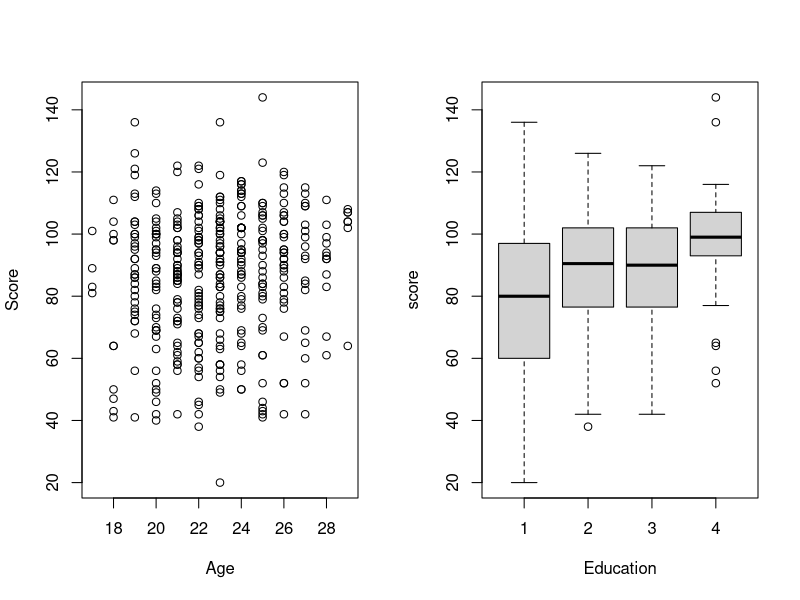
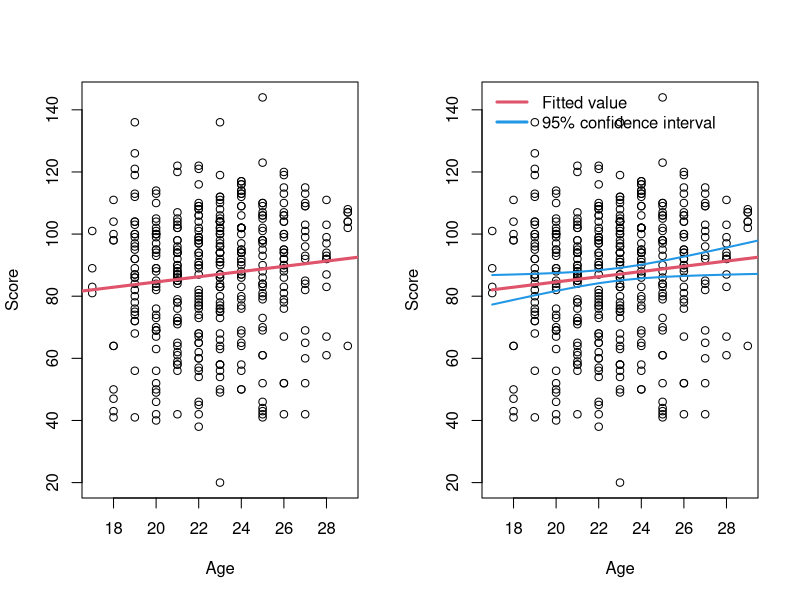
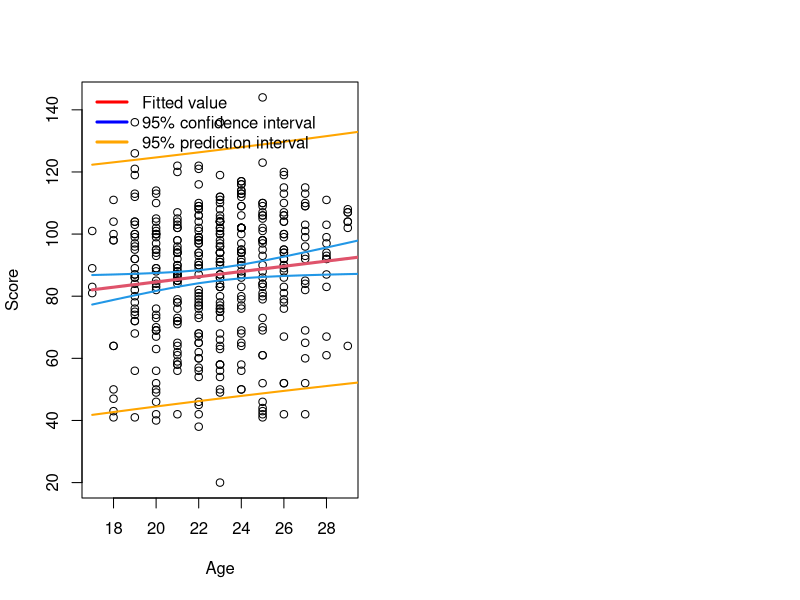
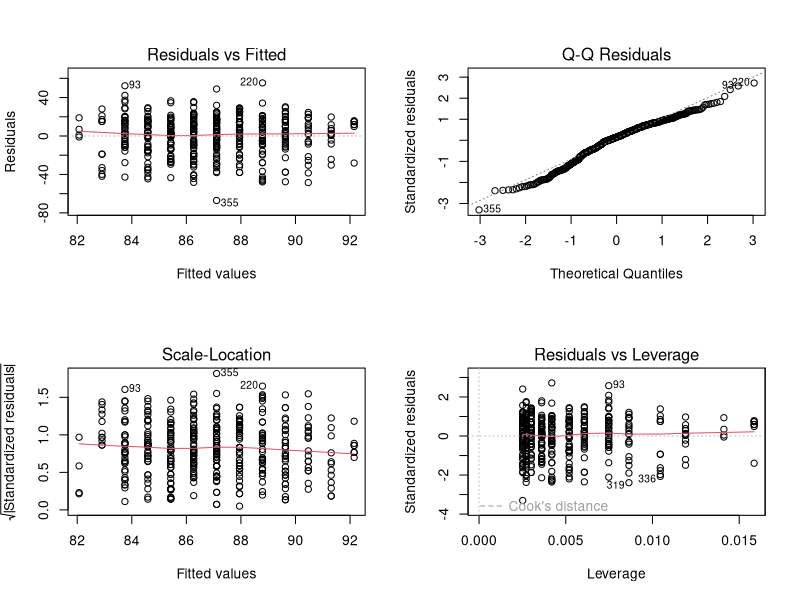
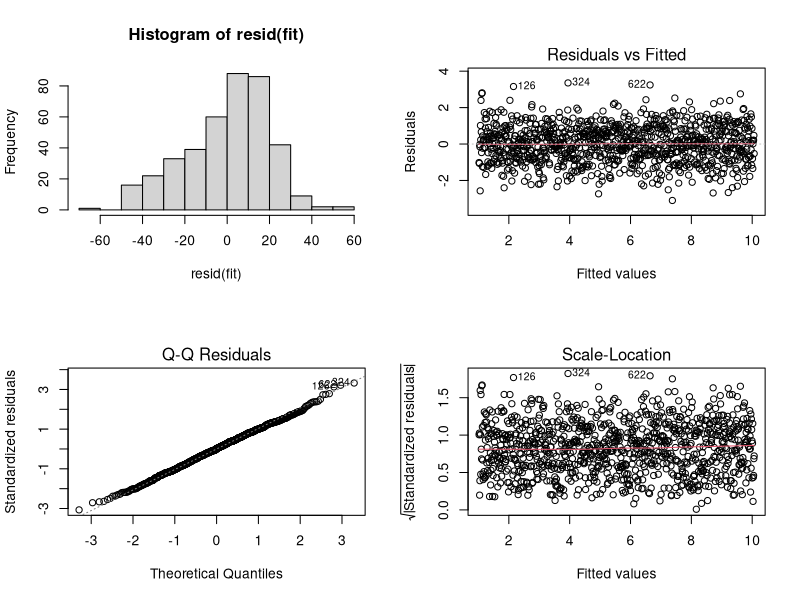
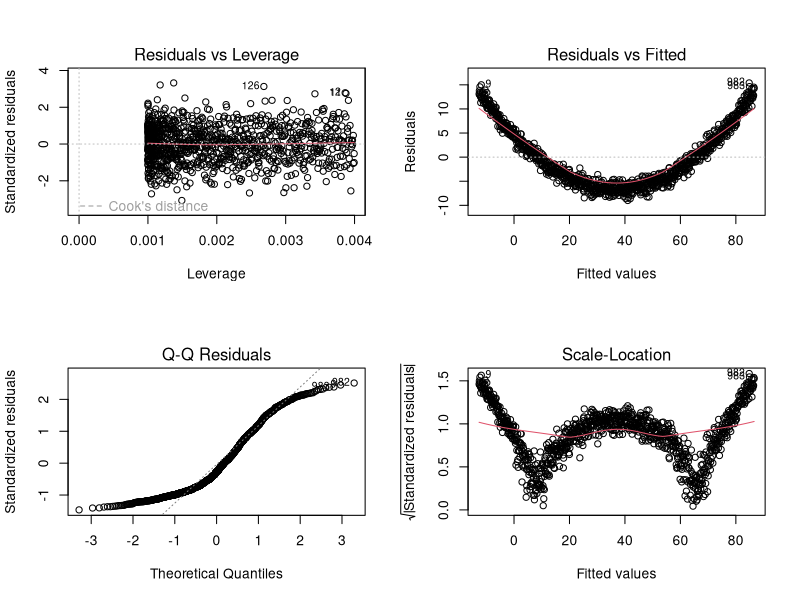
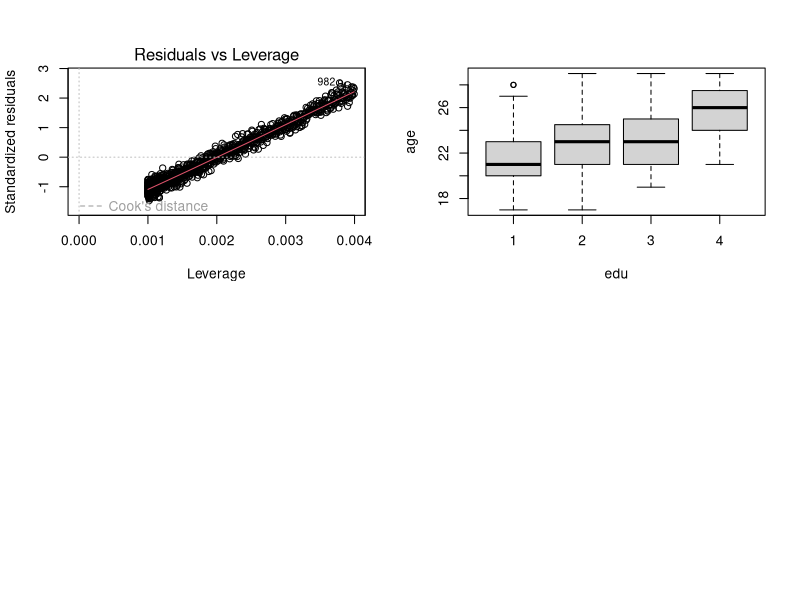
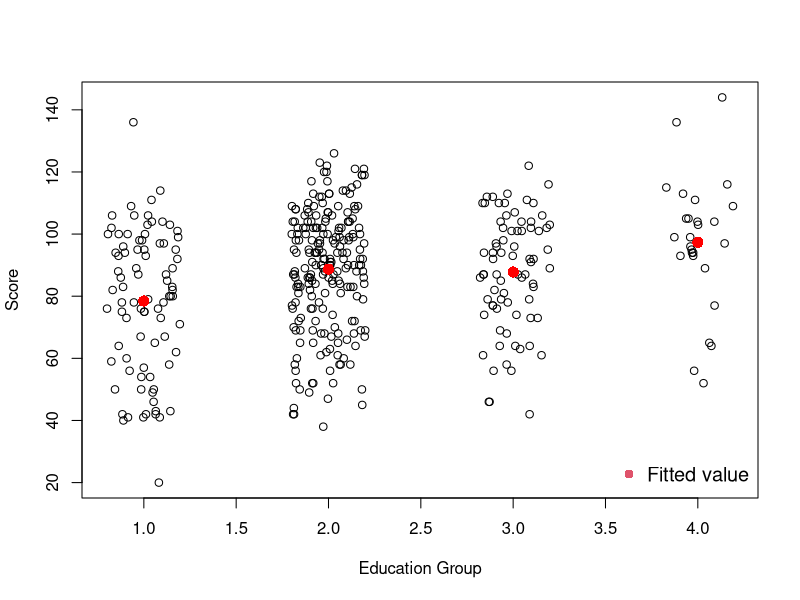

Source code (R) for these figures, in order: (Note: this script raises an error after producing the figures.)
####################################
## Code for LMR review
## BIOS 526
#####################################

# Datasets used in lectures and assignments are on Canvas/Data


dat = read.csv ("Data/testscore.csv")

# Examine structure of dataset:
str(dat)
summary(dat)

# Exploratory plots:
#set-up plot to have 1 row and two colums:
par (mfrow =c(1,2))

# basic scatterplot:
plot (score~age, data = dat, xlab="Age",ylab="Score")

#boxplot also uses formula notation:
boxplot (score~edu, xlab = "Education", data = dat)


#Slide: "OLS calculations in R"
# Regression "by hand":
X = cbind (1, dat$age)
Y = dat$score
dim (X); dim (Y)

# Matrix multiplication: %*%
# Transpose: t(X)
# note that solve() in R computes the inverse:
invXtX = solve(t(X)%*%X)
(beta = invXtX %*% t(X) %*% Y)
# including parentheses is a trick to print the output

plot (score~age, data = dat, xlab="Age",ylab="Score")
abline (coef=beta, lwd = 3, col = 2)

# Slide: "lm() and Residual Error"
# Regression by R:
fit = lm (score~age, data = dat)
summary(fit)



# Estimate coefficients:
invXtX = solve(t(X)%*%X)
beta = invXtX %*% t(X) %*% Y
# Estimate covariance matrix of beta0 and beta1:
sigmahat = sum((Y - X%*%beta)^2) / (length(Y)-2)
V = sigmahat*invXtX




# This is equivalent:
Va = vcov (fit)
# confirm equivalent:
all(Va==V) # false due to machine precision
sum(abs(Va - V)) # differences negligible

# Create a design matrix for ages 17:30:
X = cbind(1, 17:30)
#note how R "recycles" 1 to be length 14

Est = X %*% beta
SE = sqrt( diag(X%*%V%*%t(X)) )
Upper95 = Est + 1.96*SE
Lower95 = Est - 1.96*SE
Upper95 = Est + qt(0.975,df=398)*SE
Lower95 = Est + qt(0.025,df=398)*SE


qt(0.975,df=10)
qt(0.975,df=100)
qt(0.975,df=398)
qt(0.975,df=1000)
qnorm(0.975)

# Print 
cbind(Est, Lower95, Upper95)[1:3,]

# Method 2:
ConfInt = predict (fit, newdata = data.frame(age=17:30), interval="conf")
ConfInt[1:3,]


# "Confidence Interval for the Estimate of the Mean"
plot (score~age, data = dat, xlab="Age",ylab="Score")
lines (Est~c(17:30), col = 2, lwd =3)
lines (Upper95~c(17:30), col = 4, lwd = 2)
lines (Lower95~c(17:30), col = 4, lwd = 2)
legend ("topleft", legend = c("Fitted value", "95% confidence interval"), col = c(2,4), bty="n", lwd=3)
mean(dat$age)



#  "Prediction Interval for New Observation, iii"
PredInt = predict (fit, newdata = data.frame(age=17:30), interval="pred")

plot (score~age, data = dat, xlab="Age",ylab="Score")
lines (Est~c(17:30), col = 2, lwd =3)
lines (ConfInt[,2]~c(17:30), col = 4, lwd = 2)
lines (ConfInt[,3]~c(17:30), col = 4, lwd = 2)
lines (PredInt[,2]~c(17:30), col = "orange", lwd = 2)
lines (PredInt[,3]~c(17:30), col = "orange", lwd = 2)
legend ("topleft", legend = c("Fitted value", "95% confidence interval", "95% prediction interval"),  col = c("red", "blue", "orange"), bty="n", lwd=3)


# "Model Diagnostics"
par(mfrow=c(2,2))
plot(fit)
hist(resid(fit))


###################################
# Extra not in slides: 
# See quiz 1 questions
set.seed(123)
a = seq(1,10,length=1000)
b = a+2*a*rnorm(1000)
  

# homoscedasticity:
b = a+rnorm(1000)
model0 = lm(b~a)
summary(model0)
plot(model0)

# non-linearity:
b = a^2+rnorm(1000)
model0 = lm(b~a)
summary(model0)
plot(model0)



# Which assumption is violated?
##################################




# "Confounding, i" slide:
boxplot(age~edu,data=dat)

# "Average score by maternal education, i"
# Indicators for Education

# Create dummy variables manually:
E1 = as.numeric(dat$edu == 1)
E2 = as.numeric(dat$edu == 2)
E3 = as.numeric(dat$edu == 3)
E4 = as.numeric(dat$edu == 4)
fit = lm (dat$score ~ E1 + E2 + E3 + E4 - 1)
summary (fit)
tapply(dat$score,INDEX = dat$edu,FUN = mean)



# "Average score by Maternal Education, ii"
dev.off()
plot (score~jitter(edu), data = dat, xlab="Education Group",ylab="Score")
points (coef(fit)~c(1,2,3,4), col = 'red', cex=1.5, pch=16, type = "p")
legend ("bottomright", legend=c("Fitted value"), pch=16, col = 2, cex=1.2, bty="n")






# 'Difference in Average Score w.r.t Edu=1'
# By default, R codes the alpha-sorted level as the reference level:

dat$FactorEdu = factor(dat$edu) #
fit = lm(score~FactorEdu,data=dat)
summary(fit)

# Equivalently:
fit2 = lm (dat$score ~ E2 + E3 + E4 )
summary (fit2)


#  'Adjusting for confounding, ii'
fit = lm (score ~ FactorEdu+age,data=dat)
summary(fit)
# age no longer significant


## Example using Anova to conduct F-tests:
car::Anova(fit)
## compare to anova lower-case:
anova(fit)
## anova lower-case is a sequential test,
# and thus sensitive to ordering:
anova(lm (score ~ age+FactorEdu,data=dat))
Anova((lm (score ~ age+FactorEdu,data=dat)))
Anova((lm (score ~ FactorEdu+age,data=dat)))


# create plots of age for each education category
par (mfrow = c(2,2))
plot (score~age, data = subset (dat, edu == 1) , ylim = c(20, 160), main = "Edu = 1" )
lines( predict(fit,newdata=data.frame(age=17:30,FactorEdu='1'))~c(17:30), col = 2, lwd = 2)

plot (score~age, data = subset (dat, edu == 2) , ylim = c(20, 160), main = "Edu = 2"  )
lines( predict(fit,newdata=data.frame(age=17:30,FactorEdu='2'))~c(17:30), col = 2, lwd = 2)

plot (score~age, data = subset (dat, edu == 3) , ylim = c(20, 160), main = "Edu = 3" )
lines( predict(fit,newdata=data.frame(age=17:30,FactorEdu='3'))~c(17:30), col = 2, lwd = 2)

plot (score~age, data = subset (dat, edu == 4) , ylim = c(20, 160), main = "Edu = 4"  )
lines( predict(fit,newdata=data.frame(age=17:30,FactorEdu='4'))~c(17:30), col = 2, lwd = 2)


# "Variance Inflation Factors"
library(car)
vif(fit)

temp = vif(fit)

temp[,3]^2

temp[,3]^2<5

# these look fine -- we know age and factor edu are dependent, but 
# it is sufficiently small, i.e. multicollinearity is not a big issue.
# a very rough rule of thumb: is the vif > 5, or here, (gvif^(1/2/df))^2 > 5? if so,
# you may want to consider dropping one of the variables. You can tolerate
# more vif if you have a larger sample size, since the decrease in se due to 
# large n can help offset the increase due to multicollinearity

# This is in the quiz:
n=20 
n=10000
a = rnorm(n) # defaults to standard normal, i.e., variance = 1
b = 0.1*rnorm(n)+a


d = a - b + rnorm(n) # \epsilon_i \sim n(0,1)
# true slopes are 1 and -1
e = lm(d~a+b)
summary(e)
vif(e)
1/(1-cor(a,b)^2)
1/(1-summary(lm(a~b))$r.squared)

###########################



### Effect Modification: examining interactions
fit = lm (score~FactorEdu*age, data = dat)
summary(fit)


vif(fit)
# some evidence that slopes change
# some issues with variance inflation. This generally happens
# with interaction effects and can make testing them challenging,
# as it implies reduced statistical power. 



library(emmeans)
#pdf(file='~/Dropbox/EmoryCourses/BIOS_526/Materials_BRisk_2020/M1-MLR/Emtrendsplot.pdf')
emmip(fit, FactorEdu ~ age, cov.reduce = range,CIs = TRUE)
#dev.off()

emmip(fit, FactorEdu ~ age, at = list(age=0),CIs = TRUE)

emmip(fit, FactorEdu ~ age, at = list(age=c(0,30)),CIs = TRUE)


# means:
emmip(fit, FactorEdu ~ age, CIs = TRUE)

# examine the CI at age = 0:
emmip(fit, FactorEdu ~ age, at = list(age=c(0,22.79,30)),CIs = TRUE)


#The average score for a child whose mother is age 22.8 and whose education level is # 2 is 11.8 points higher than a child whose mother is age 22.8 with education level 1. 



par (mfrow = c(2,2))
plot (score~age, data = subset (dat, edu == 1) , ylim = c(20, 160), main = "Edu = 1" )
lines( predict(fit,newdata=data.frame(age=17:30,FactorEdu='1'))~c(17:30), col = 2, lwd = 2)

plot (score~age, data = subset (dat, edu == 2) , ylim = c(20, 160), main = "Edu = 2"  )
lines( predict(fit,newdata=data.frame(age=17:30,FactorEdu='2'))~c(17:30), col = 2, lwd = 2)

plot (score~age, data = subset (dat, edu == 3) , ylim = c(20, 160), main = "Edu = 3" )
lines( predict(fit,newdata=data.frame(age=17:30,FactorEdu='3'))~c(17:30), col = 2, lwd = 2)

plot (score~age, data = subset (dat, edu == 4) , ylim = c(20, 160), main = "Edu = 4"  )
lines( predict(fit,newdata=data.frame(age=17:30,FactorEdu='4'))~c(17:30), col = 2, lwd = 2)

# F-test of interaction effect
fit_nointer = lm(score~FactorEdu+age,data=dat)
anova(fit_nointer,fit)


# generally, if it were significant, we would want 
# to determine which slopes differed. 
# Here we show the steps to do that for educational purposed
# (for most papers, if using alpha=0.05, we would conclude 
# interation not significant and not do this)
# Compare slopes, no correction for multiple comparisons
emtrends(fit,pairwise~FactorEdu,var="age",adjust='none')

# Compare slopes, correct for multiple comparisons
emtrends(fit,pairwise~FactorEdu,var="age",adjust='bonferroni')

#  Same output for centered age:
emtrends(fit_inter_ageC,pairwise~FactorEdu,var="ageC",adjust='bonferroni')


# Compare slopes, correct for multiple comparisons, holm's is a little more powerful
emtrends(fit,pairwise~FactorEdu,var="age",adjust='holm')

    
# linear combinations of coefficients
(Est = coef(fit)[5] + coef(fit)[7])
(SE = sqrt ( vcov(fit)[5,5] + vcov(fit)[7,7] + 2*vcov(fit)[5,7]))




# Effect of centering:
dat$ageC = scale(dat$age,center=TRUE,scale=FALSE)
mean(dat$ageC)

fit_inter_ageC = lm(score~FactorEdu*ageC,data=dat)
summary(fit_inter_ageC)

summary(fit)

# What happens to variance inflation factors?
vif(fit) #not centered
vif(fit_inter_ageC) #centering tends to improve VIFs in models with interactions. 


fit_ageC = lm(score~ageC,data=dat)
anova(fit_ageC,fit_inter_ageC)
#overall effect of education

fit_age = lm(score~age,data=dat)
anova(fit_age,fit)
#overall effect of education


fit_edu = lm(score~FactorEdu,data=dat)
anova(fit_edu,fit_inter_ageC)
anova(fit_edu,fit)


fit_age = lm(score~age,data=dat)
anova(fit_age,fit)
